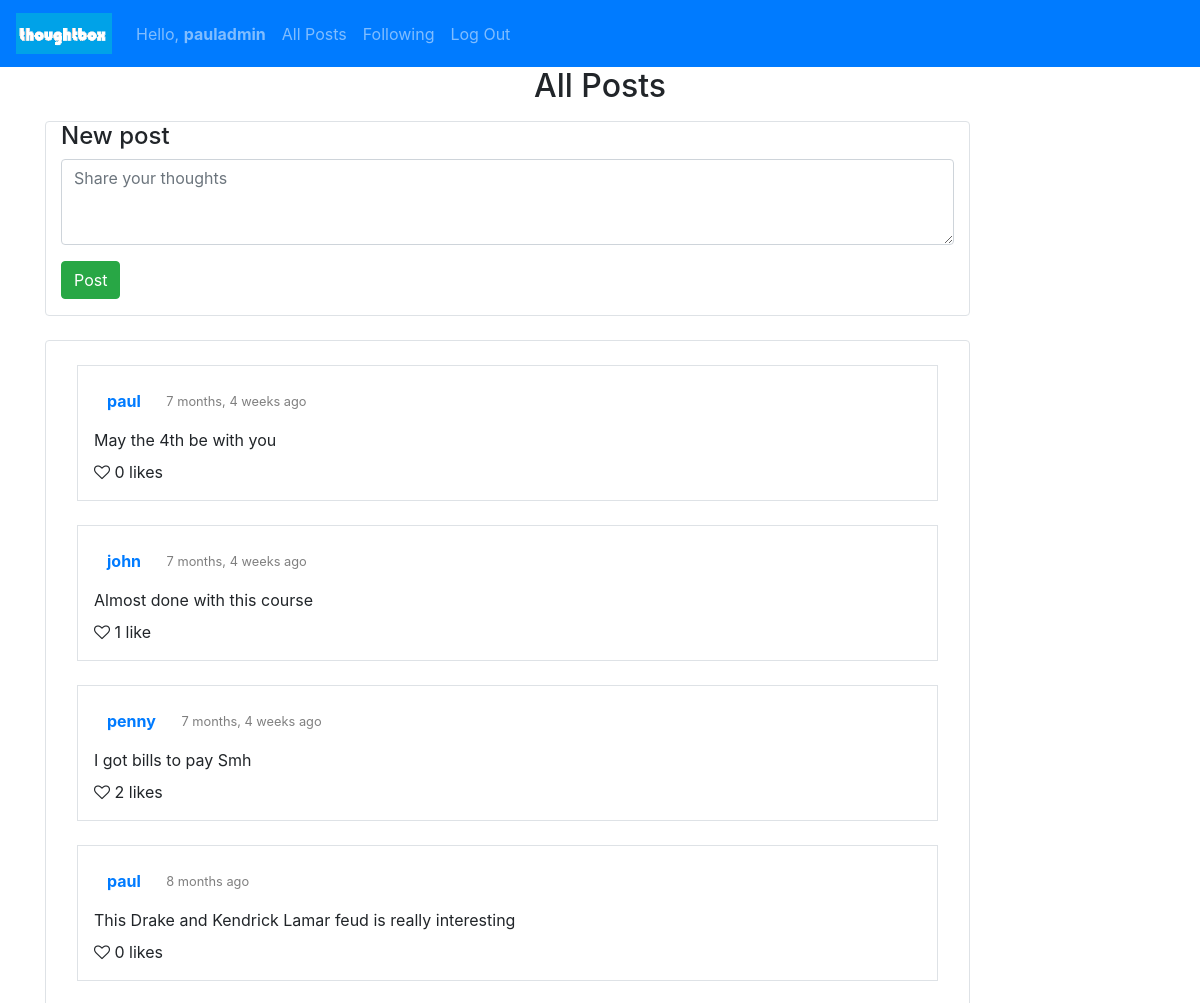
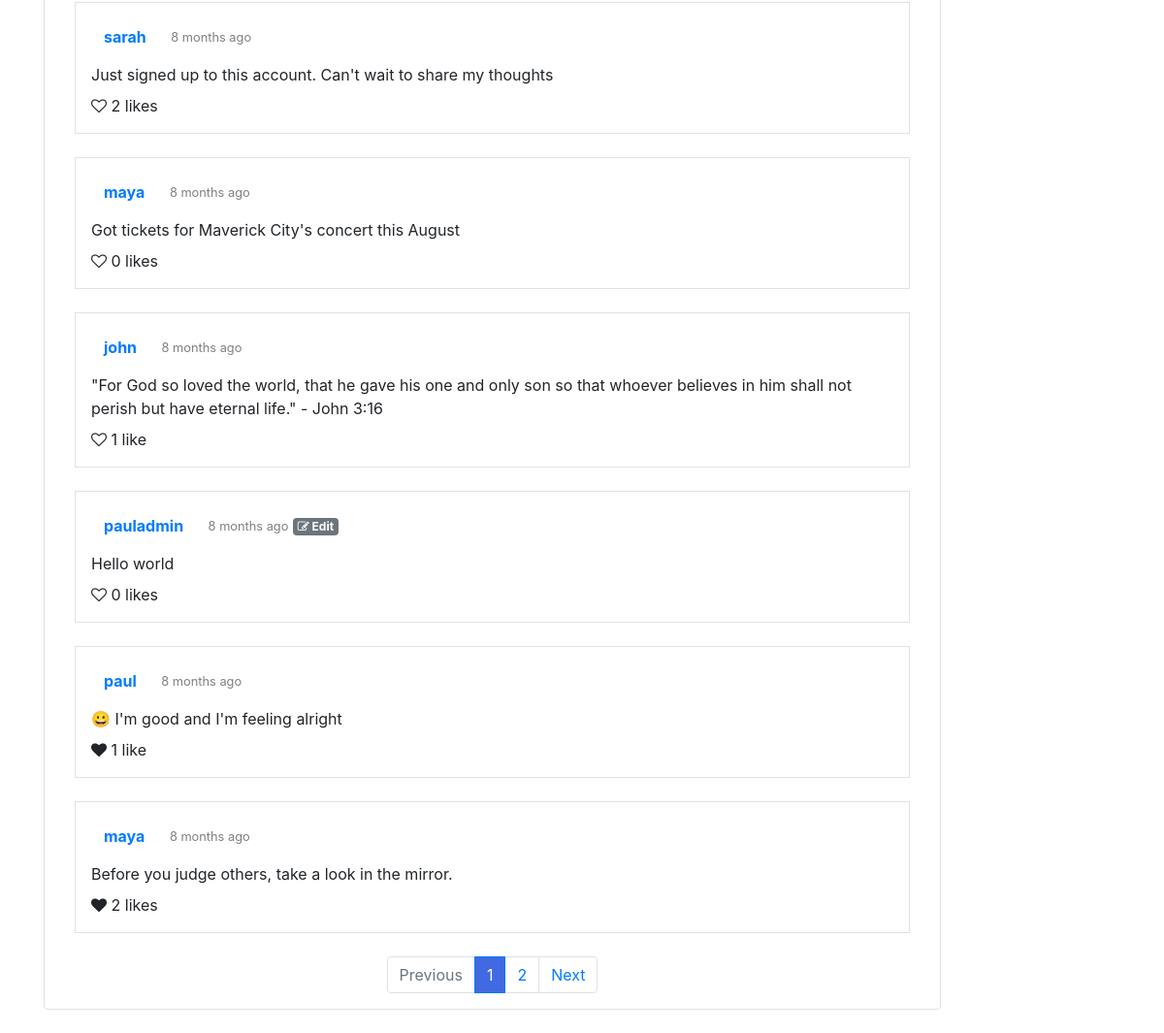
The app's page / (signed in) with its own data (2 pictures, top to bottom).
### network/models.py (models this page shows, shortened)
class User(AbstractUser):
    pass
    following = models.ManyToManyField("self", blank=True, related_name="followers", symmetrical=False)

class Post(models.Model):
    author = models.ForeignKey(User, on_delete=models.CASCADE, related_name="posts")
    content = models.CharField(max_length=15000)
    posted_at = models.DateTimeField(auto_now_add=True)
    liked_by = models.ManyToManyField(User, blank=True, related_name="likes")
    def likes(self):
        return self.liked_by.all().count()
    class Meta:
        ordering = ['-posted_at']

### network/views.py (the view)
# urls.py: path("", views.index, name="index"),
def index(request):
    posts = Post.objects.all()
    paginator = Paginator(posts, 10) # shows 10 pages per page
    page_number = request.GET.get('page', 1)
    page = paginator.get_page(page_number)
    return render(request, "network/index.html", {
        'form': NewPostForm(),
        'page': page,
        'previous_page': get_previous_page,
        'next_page': get_next_page
    })

### network/forms.py
class NewPostForm(forms.ModelForm):
    class Meta:
        model = Post
        fields = ['content']
        labels = {
            'content': ''
        }
        widgets = {
            'content': forms.Textarea(attrs={'rows':3, 'maxlength': 1000, 'class': 'form-control', 'placeholder': 'Share your thoughts'})
        }

### network/templates/network/index.html (shortened to what this page needs)
{% extends "network/layout.html" %}
{% block body %}
    <div class="container">
        <h2 class="text-center title">All Posts</h2>
        {% if user.is_authenticated %}
        <div class="col-12 col-lg-10 border rounded mt-0 mt-sm-3">
            <h4>New post</h4>
            <form action="{% url 'newpost' %}" method="POST">
                {{ form }}
                <div class="form-group pt-3">
                    <button type="submit" class="btn btn-success">Post</button>
                </div>
            </form>
        </div>
        {% endif %}
        <div class="row-justify-content-center">
            <div class="col-12 col-lg-10 pt-4 my-4 border rounded bg-white">
                {% include "network/posts_container.html" %}
            </div>
        </div>
    </div>
{% endblock %}

### network/templates/network/layout.html (shortened to what this page needs)
{% load static %}
<!DOCTYPE html>
<html lang="en">
    <head>
        <link rel="stylesheet" href="https://stackpath.bootstrapcdn.com/bootstrap/4.4.1/css/bootstrap.min.css">
        <link rel="stylesheet" href="https://cdnjs.cloudflare.com/ajax/libs/font-awesome/4.7.0/css/font-awesome.min.css">
        <link href="{% static 'network/styles.css' %}" rel="stylesheet">
    </head>
    <body>
        <nav class="navbar navbar-expand-lg navbar-dark bg-primary">
            <a href="#">
                <img src="{% static "thoughtbox-logo.png" %}" height="51" width="96" class="navbar-brand">
            </a>
            <div>
              <ul class="navbar-nav mr-auto">
                {% if user.is_authenticated %}
                    <li class="nav-item">
                        <a class="nav-link" href="{% url 'profile' user.id %}">Hello, <strong>{{ user.username }}</strong></a>
                    </li>
                {% endif %}
                <li class="nav-item">
                  <a class="nav-link" href="{% url 'index' %}">All Posts</a>
                </li>
                {% if user.is_authenticated %}
                    <li class="nav-item">
                        <a class="nav-link" href="{% url 'following' %}">Following</a>
                    </li>
                    <li class="nav-item">
                        <a class="nav-link" href="{% url 'logout' %}">Log Out</a>
                    </li>
                {% endif %}
              </ul>
            </div>
          </nav>
        <div class="body">
            {% block body %}
            {% endblock %}
        </div>
    </body>
</html>

### network/templates/network/posts_container.html (shortened to what this page needs)
{% load humanize %}
{% load static %}
    {% for post in page.object_list %}
    <div class="border box-shadow-posts p-3 mb-4 mx-0 mx-md-3">
        <div class="pb-2" id="post_header_{{ post.id }}">
            <a href="{% url 'profile' post.author.id%}" class="btn btn-link">
                <strong>{{ post.author }}</strong>
            </a>
            {% if post.posted_at|date:'Y-m-d' <= post.posted_at|date:'Y-m-d'%}
                <small class="pl-2 text-black-50">{{ post.posted_at|naturaltime }}</small>
            {% else %}
                <small class="pl-2 text-black-50">{{ post.posted_at|date:"j F, Y, g:i a" }}</small>
            {% endif %}
            {% if user.is_authenticated and user == post.author %}
            <a href="javascript:void(0)" data-id="{{ post.id }}" id="edit_{{ post.id }}" class="badge badge-secondary btn-sm"><i class="fa fa-pencil-square-o" aria-hidden="true"></i> Edit</a>
            {% endif %}
        </div>
        <div id="post_bodygroup{{ post.id }}">
            <p id="post_body_{{ post.id }}"class="mb-2">{{ post.content }}</p>
        </div>
        <div id="post_likes_{{ post.id }}">
            {% if user.is_authenticated %}
            <i id="post_like_icon_{{ post.id }}" data-id="{{ post.id }}" class="like_icon  fa fa-heart{% if user in post.liked_by.all %} fas{% else %}-o{% endif %}"></i>
            {% else %}
            <i class="like_icon fa fa-heart {% if post.likes != 0 %}fas{% else %}fa fa-heart-o{% endif %}"></i>
            {% endif %}
            <span id="post_likecount_{{ post.id }}">{{ post.likes }} {% if post.likes == 1 %}like{% else %}likes{% endif %}</span>
        </div>
    </div>
    {% empty %}
    <div class="p-3 mb-4 mx-0 mx-md-3">
        <h4>No posts found!!!</h4>
    </div>
    {% endfor %}
    {% if page.object_list %}
    <nav aria-label="...">
        <ul class="pagination justify-content-center">
            <li class="page-item {% if not page.has_previous %} disabled {% endif %}">
                <a class="page-link" href="{{ previous_page_url }}">Previous</a>
            </li>
            {% for n in page.paginator.page_range %}
                {% if n == page.number %}
                <li class="page-item active" aria-current="page">
                    <span class="page-link" style="background-color: #4169e1;">{{ n }}</span>
                </li>
                {% elif n < page.number|add:3 and n > page.number|add:-3 %}
                <li>
                    <a class="page-link pagination-inactive" href="{{GET_params.urlencode}}?page={{ n }}">{{ n }}</a>
                </li>
                {% endif %}
            {% endfor %}
            <li class="page-item {% if not page.has_next %} disabled {% endif %}">
                <a class="page-link" href="{{ next_page_url }}">Next</a>
            </li>
        </ul>
    </nav>
    {% endif %}

### records on screen
User: username "pauladmin"
Post: author "paul", posted_at "7 months, 4 weeks ago", content "May the 4th be with you", likes "0"
Post: author "john", posted_at "7 months, 4 weeks ago", content "Almost done with this course", likes "1"
Post: author "penny", posted_at "7 months, 4 weeks ago", content "I got bills to pay Smh", likes "2"
Post: author "paul", posted_at "8 months ago", content "This Drake and Kendrick Lamar feud is really interesting", likes "0"
Post: author "sarah", posted_at "8 months ago", content "Just signed up to this account. Can't wait to share my thoughts", likes "2"
Post: author "maya", posted_at "8 months ago", content "Got tickets for Maverick City's concert this August", likes "0"
Post: author "john", posted_at "8 months ago", content "\"For God so loved the world, that he gave his one and only son so that whoever believes in him shall not perish but have eternal life.\" - John 3:16", likes "1"
Post: author "pauladmin", posted_at "8 months ago", content "Hello world", likes "0"
Post: author "paul", posted_at "8 months ago", content "😀 I'm good and I'm feeling alright", likes "1"
Post: author "maya", posted_at "8 months ago", content "Before you judge others, take a look in the mirror.", likes "2"

### other values on screen
{{ n }} "1"
{{ n }} "2"
